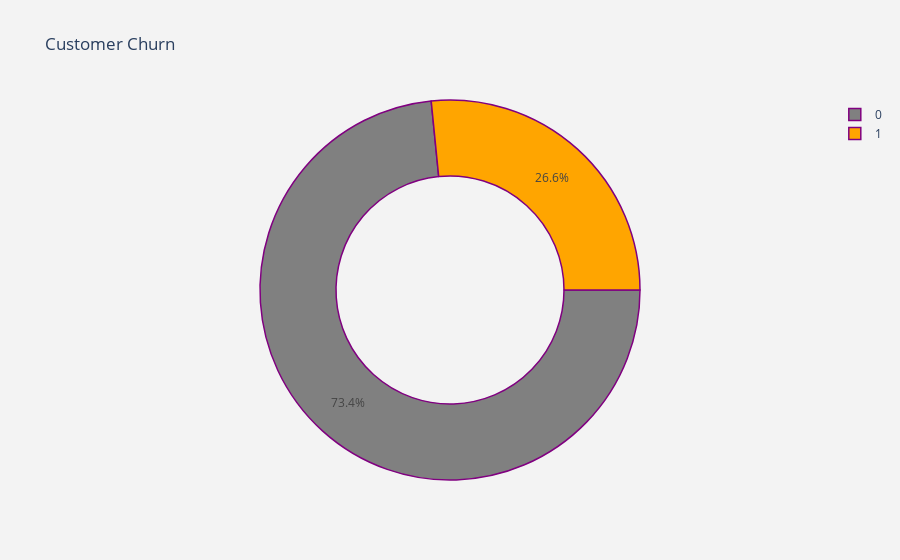

Notebook code for this chart:
### Markdown cell above
Data Visualization

### Code cell
#visualizing the total customer churn
churn_labels = df["Churn"].value_counts().keys().tolist()
churn_values = df["Churn"].value_counts().values.tolist()
plot_data = [go.Pie(labels=churn_labels,
                    values=churn_values,
                    marker=dict(colors=['grey','orange'], line=dict(color="purple",width=1.5)),
                    rotation=90,
                    hoverinfo="label+value+text",
                    hole= .6)          
            ]                    
plot_layout = go.Layout(dict(title="Customer Churn",
                             plot_bgcolor='rgb(243,243,243)',
                             paper_bgcolor='rgb(243,243,243)')) 
fig = go.Figure(data=plot_data,layout=plot_layout) 
po.iplot(fig)

### Figure 1 — Plotly figure (JSON) as saved in the notebook; plotly's stock layout.template omitted (floating-point values rounded to 4 significant figures)
{"data": [{"hole": 0.6, "hoverinfo": "label+value+text", "labels": [0, 1], "marker": {"colors": ["grey", "orange"], "line": {"color": "purple", "width": 1.5}}, "rotation": 90, "type": "pie", "values": [5163, 1869]}], "layout": {"autosize": true, "paper_bgcolor": "rgb(243,243,243)", "plot_bgcolor": "rgb(243,243,243)", "title": {"text": "Customer Churn"}}}
